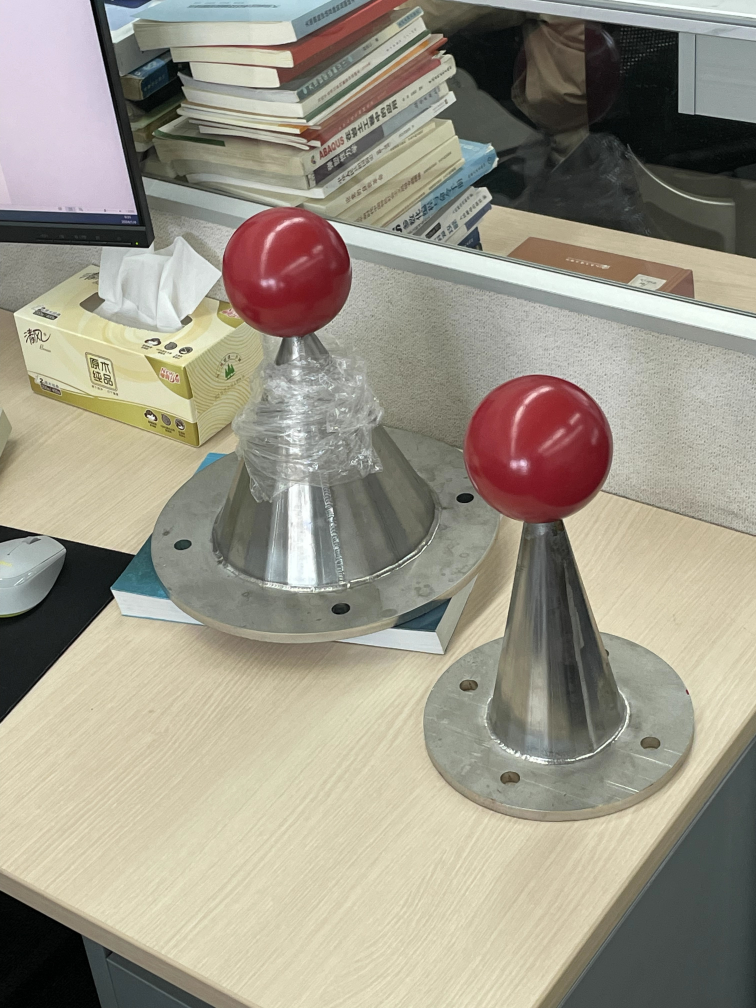
//> input picture GrabberMarker/test.jpg, 3024 x 4032 px (shown at 1/4 size)
$ ./GrabberTag   (built with g++ and OpenCV 4)
//> lines starting //> are read from the running program, lines starting //| are printed output that depends on the picture; after the words box and inside, x2 and y2 are one past the last pixel; in counts of white or black regions, pixels touching at a corner belong together
#include <opencv2/opencv.hpp>
#include <iostream>

int main() {
    // 读取图像
    cv::Mat image = cv::imread("test.jpg");
//> image is the input picture: 4032 rows x 3024 cols, CV_8UC3; mean B, G, R 135.6, 150.3, 155.5

    // 确保成功读取图像
    if (image.empty()) {
        std::cerr << "无法读取图像文件" << std::endl;
        return -1;
    }

    // 转换图像为HSV颜色空间
    cv::Mat hsv;
    cv::cvtColor(image, hsv, cv::COLOR_BGR2HSV);
//> hsv: 4032 rows x 3024 cols, CV_8UC3; mean H, S, V 48, 42.5, 158.2

    // 定义红色的HSV范围
    cv::Scalar lower_red(0, 100, 100);
    cv::Scalar upper_red(255, 255, 255);

    // 创建红色区域的掩码
    cv::Mat mask;
    cv::inRange(hsv, lower_red, upper_red, mask);
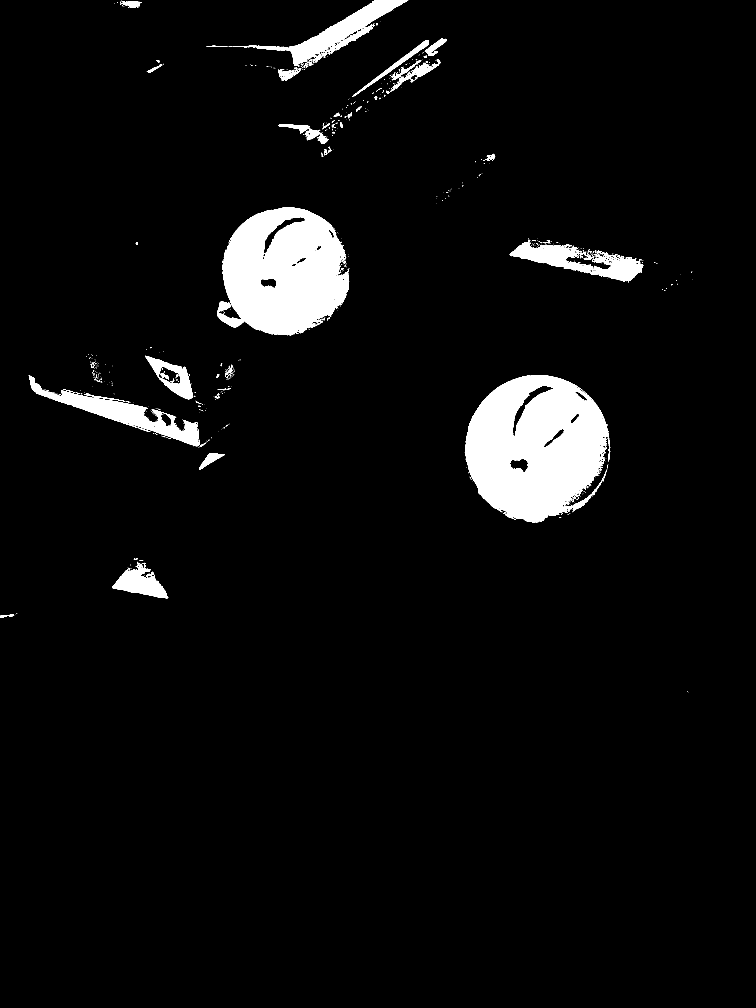
//> mask: 4032 rows x 3024 cols, CV_8UC1 (shown at 1/4 size); 4.9% white; 943 white regions (822 under 20 px), largest, box (x1, y1, x2, y2) and area: (1859, 1500, 2441, 2090) 241351, (869, 830, 1397, 1342) 194022, (115, 1501, 798, 1785) 38964

    cv::dilate(mask, mask, cv::Mat(), cv::Point(-1, -1), 30);
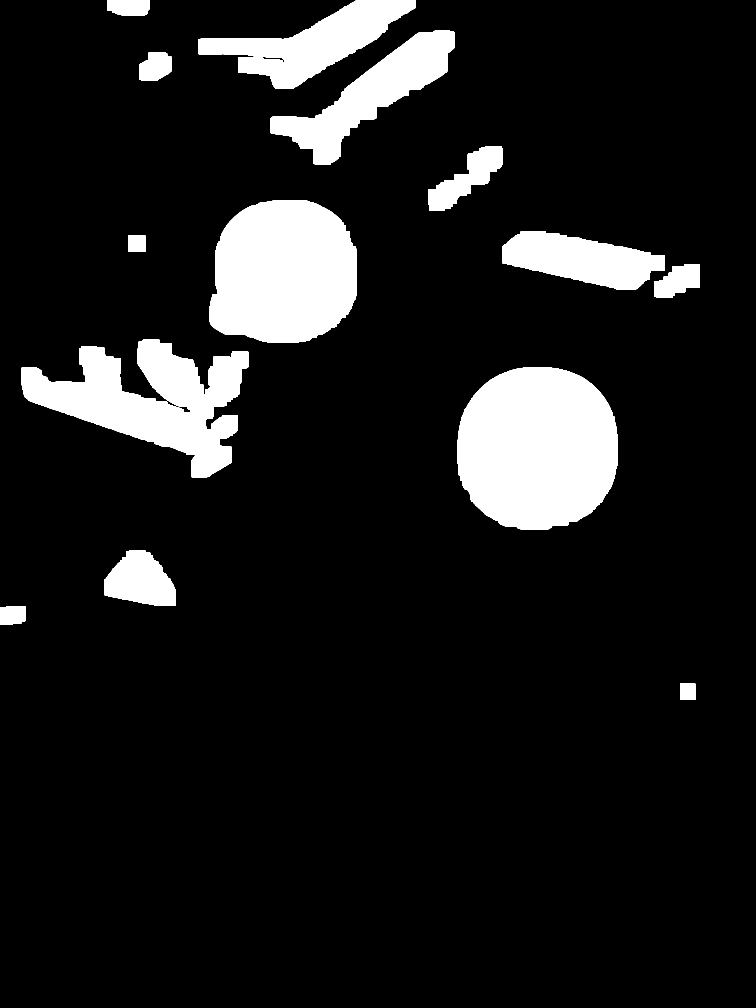
//> mask: 4032 rows x 3024 cols, CV_8UC1 (shown at 1/4 size); 10.9% white; 14 white regions, largest, box (x1, y1, x2, y2) and area: (1829, 1470, 2471, 2120) 340456, (839, 800, 1427, 1372) 279060, (85, 1358, 993, 1909) 237574

    // 使用掩码对原始图像进行操作
    cv::Mat red_only;
    image.copyTo(red_only, mask);
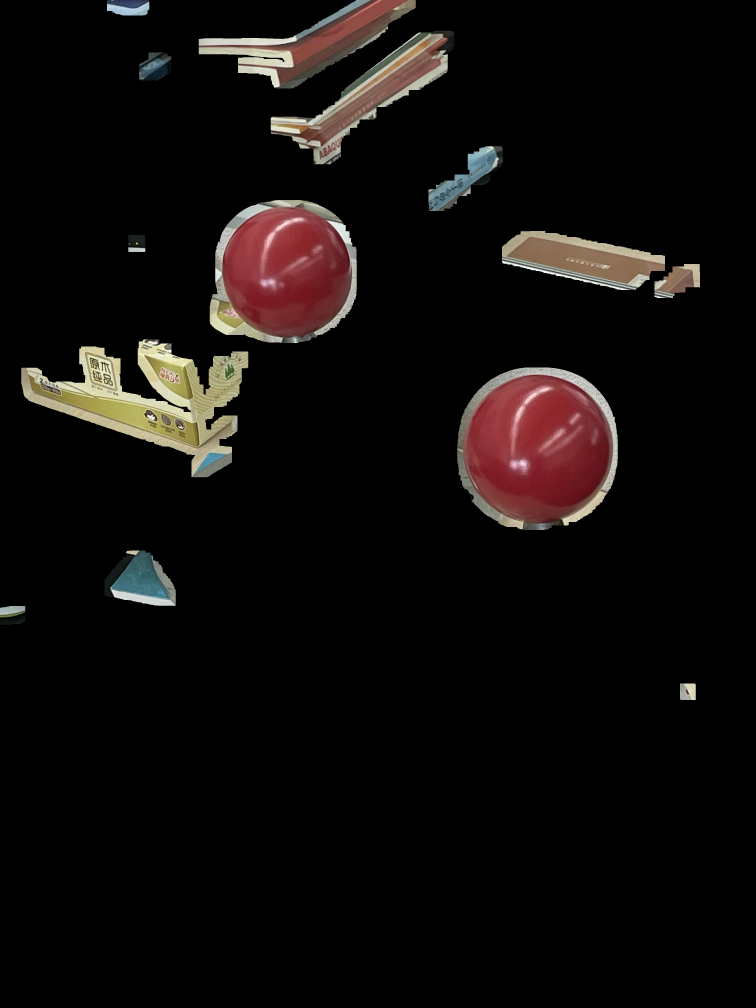
//> red_only: 4032 rows x 3024 cols, CV_8UC3 (shown at 1/4 size); mean B, G, R 10.8, 12.1, 15.8

    // 将 red_only 转换为灰度图像
    cv::cvtColor(red_only, red_only, cv::COLOR_BGR2GRAY);
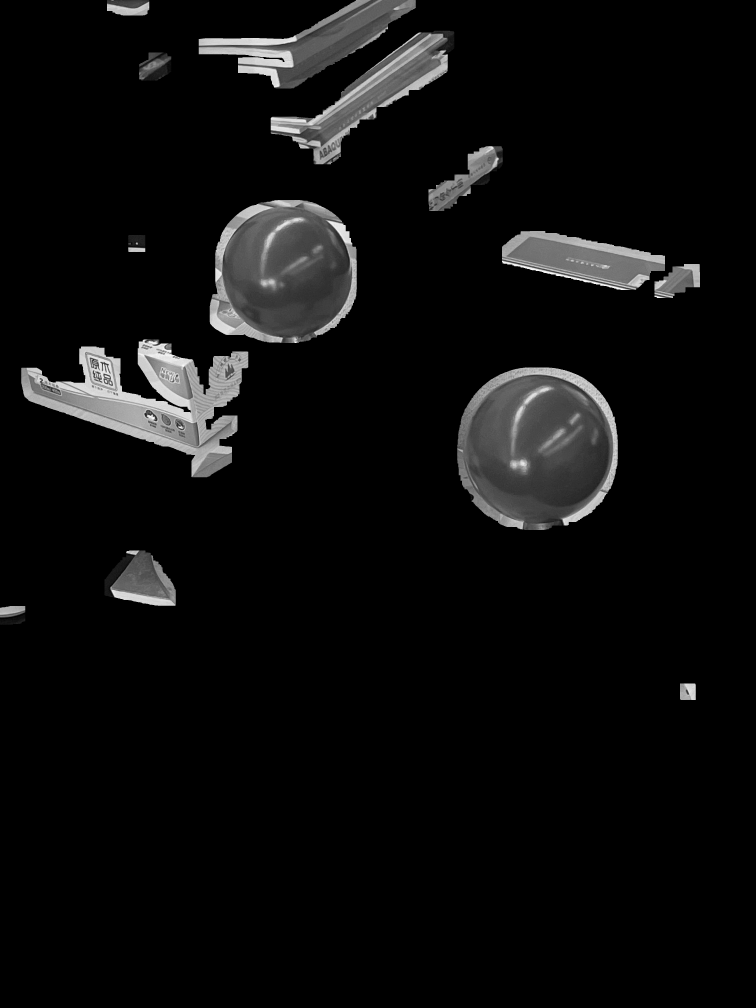
//> red_only: 4032 rows x 3024 cols, CV_8UC1 (shown at 1/4 size); min 0, max 254, mean 13.1

    // 使用霍夫变换检测圆
    std::vector<cv::Vec3f> circles;
    //cv::HoughCircles(red_only, circles, cv::HOUGH_GRADIENT, 1, 1000, 30, 100, 300, 500);
    cv::HoughCircles(red_only, circles, cv::HOUGH_GRADIENT, 1, 1000, 30, 100, 150, 400);
//> circles = 2 circles (x, y, radius): [2150.5, 1796.5, 297.3], [1148.5, 1094.5, 268.5]

    // 确保至少检测到两个圆
    if (circles.size() < 2) {
        std::cerr << "未检测到足够的圆" << std::endl;
        return -1;
    }

    // 提取圆心坐标和半径
    cv::Point2f center1(cvRound(circles[0][0]), cvRound(circles[0][1]));
//> center1 = Point(2150, 1796)
    int radius1 = cvRound(circles[0][2]);
//> radius1 = 297

    cv::Point2f center2(cvRound(circles[1][0]), cvRound(circles[1][1]));
//> center2 = Point(1148, 1094)
    int radius2 = cvRound(circles[1][2]);
//> radius2 = 268

    // 计算圆心之间的连线与圆边缘的交点
    cv::Point2f dir = center2 - center1;
//> dir = Point(-1002, -702)
    dir = dir / cv::norm(dir);
//> dir = Point(-0.819, -0.574)

    cv::Point2f point1 = center1 + radius1 * dir;
//> point1 = Point(1906.8, 1625.6)
    cv::Point2f point2 = center1 - radius1 * dir;
//> point2 = Point(2393.2, 1966.4)
    cv::Point2f point3 = center2 + radius2 * dir;
//> point3 = Point(928.5, 940.2)
    cv::Point2f point4 = center2 - radius2 * dir;
//> point4 = Point(1367.5, 1247.8)

    // 在图像上绘制交点
    cv::circle(image, point1, 3, cv::Scalar(0, 0, 255), -1, 8, 0);
    cv::circle(image, point2, 3, cv::Scalar(0, 0, 255), -1, 8, 0);
    cv::circle(image, point3, 3, cv::Scalar(0, 0, 255), -1, 8, 0);
    cv::circle(image, point4, 3, cv::Scalar(0, 0, 255), -1, 8, 0);

    cv::circle(image, center1, 6, cv::Scalar(0, 255, 0), -1, 8, 0);
    cv::circle(image, center2, 6, cv::Scalar(0, 255, 0), -1, 8, 0);

     //在图像上绘制连线
    cv::line(image, center1, center2, cv::Scalar(255, 0, 0), 2, cv::LINE_AA);
    std::stringstream distanceStream;
    distanceStream << std::fixed << std::setprecision(2) << 25.65;
    std::string distanceText = distanceStream.str();

    std::stringstream errorStream;
    errorStream << std::fixed << std::setprecision(2) << 6.40;
    std::string errorText = errorStream.str();

    std::string text = "distance: " + distanceText + "cm, error: " + errorText + "%";
    cv::putText(image, text, cv::Point((center1.x + center2.x) / 2, (center1.y + center2.y) / 2), cv::FONT_HERSHEY_SIMPLEX, 2, cv::Scalar(0, 255, 255), 2);

    return 0;
}
